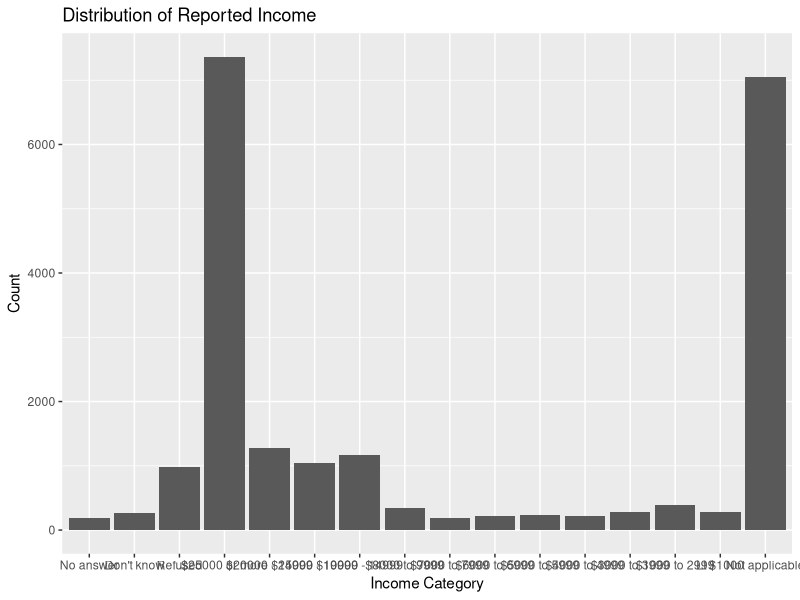
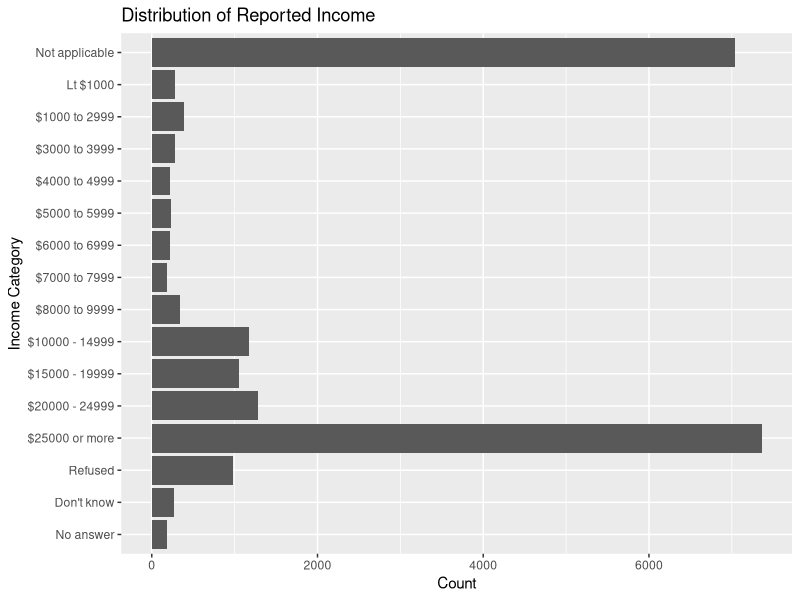
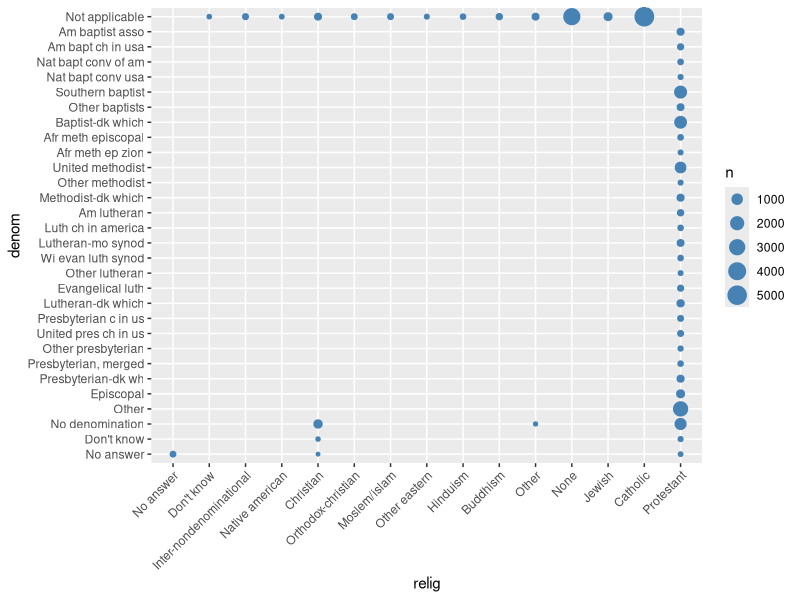

Recreate these plots in R, in order.
## ---- chunk 1
#| warning: false
#| layout-ncol: 2
#| fig-width: 5

library(ggplot2)
library(tidyverse)

# first plot: categories on the x-axis
gss_cat |> 
  count(rincome) |> 
  ggplot(aes(x = rincome, y = n )) + 
  geom_col() + 
  labs(title = "Distribution of Reported Income", x = "Income Category", y = "Count")

# second plot: categories on the y-axis
gss_cat |> 
  count(rincome) |> 
  ggplot(aes(x = n, y = rincome)) + 
  geom_col() + 
  labs(title = "Distribution of Reported Income", x = "Count", y = "Income Category" )
## ---- chunk 2
#| warning: false
#| layout-ncol: 2
#| fig-width: 5

# the most common religions
gss_cat |> 
  count(relig) |> 
  arrange(desc(n)) |> 
  head(5)

# the most common party affiliation
gss_cat |> 
  count(partyid) |> 
  arrange(desc(n)) |> 
  head(5)
## ---- chunk 3
# Count all combinations of religion and denomination
gss_cat |> 
  count(relig, denom) |> 
  # Remove the rows where denomination was marked "Not applicable"
  filter(denom != "Not applicable") |> 
  # Look at which religions remain
  distinct(relig)

gss_cat |> 
  count(relig, denom) |> 
  ggplot(aes(x = relig, y = denom, size = n)) +
  geom_point(color = "steelblue") +
  theme(axis.text.x = element_text(angle = 45, hjust = 1))
## ---- chunk 4
by_age <- gss_cat |>
  filter(!is.na(age)) |>
  count(age, marital) |>
  group_by(age) |>
  mutate(
    prop = n / sum(n)
  )
